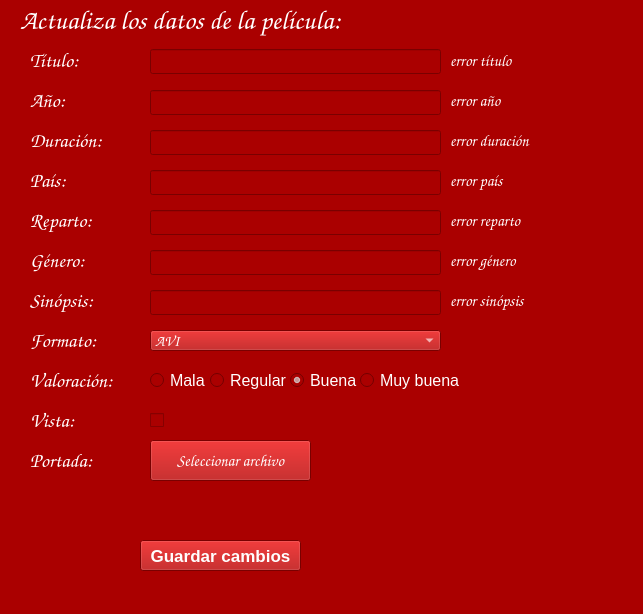
<?xml version="1.0" encoding="UTF-8"?>
<ui version="4.0">
 <class>MainWindow</class>
 <widget class="QMainWindow" name="MainWindow">
  <property name="geometry">
   <rect>
    <x>0</x>
    <y>0</y>
    <width>643</width>
    <height>614</height>
   </rect>
  </property>
  <property name="font">
   <font>
    <pointsize>10</pointsize>
   </font>
  </property>
  <property name="windowTitle">
   <string>MainWindow</string>
  </property>
  <property name="styleSheet">
   <string notr="true">background-color: rgb(170, 0, 0);</string>
  </property>
  <widget class="QWidget" name="centralwidget">
   <widget class="QLabel" name="label">
    <property name="geometry">
     <rect>
      <x>20</x>
      <y>0</y>
      <width>431</width>
      <height>41</height>
     </rect>
    </property>
    <property name="font">
     <font>
      <family>Comic Sans MS</family>
      <pointsize>20</pointsize>
      <weight>50</weight>
      <italic>false</italic>
      <bold>false</bold>
     </font>
    </property>
    <property name="styleSheet">
     <string notr="true">color: rgb(255, 255, 255);
font: 20pt &quot;Comic Sans MS&quot;;</string>
    </property>
    <property name="text">
     <string>Actualiza los datos de la película:</string>
    </property>
   </widget>
   <widget class="QLabel" name="label_3">
    <property name="geometry">
     <rect>
      <x>30</x>
      <y>80</y>
      <width>51</width>
      <height>41</height>
     </rect>
    </property>
    <property name="font">
     <font>
      <family>Comic Sans MS</family>
      <pointsize>15</pointsize>
     </font>
    </property>
    <property name="styleSheet">
     <string notr="true">color: rgb(255, 255, 255);</string>
    </property>
    <property name="text">
     <string>Año:</string>
    </property>
   </widget>
   <widget class="QLabel" name="label_4">
    <property name="geometry">
     <rect>
      <x>30</x>
      <y>120</y>
      <width>101</width>
      <height>41</height>
     </rect>
    </property>
    <property name="font">
     <font>
      <family>Comic Sans MS</family>
      <pointsize>15</pointsize>
     </font>
    </property>
    <property name="styleSheet">
     <string notr="true">color: rgb(255, 255, 255);</string>
    </property>
    <property name="text">
     <string>Duración:</string>
    </property>
   </widget>
   <widget class="QLabel" name="label_5">
    <property name="geometry">
     <rect>
      <x>30</x>
      <y>160</y>
      <width>71</width>
      <height>41</height>
     </rect>
    </property>
    <property name="font">
     <font>
      <family>Comic Sans MS</family>
      <pointsize>15</pointsize>
     </font>
    </property>
    <property name="styleSheet">
     <string notr="true">color: rgb(255, 255, 255);</string>
    </property>
    <property name="text">
     <string>País:</string>
    </property>
   </widget>
   <widget class="QLabel" name="label_6">
    <property name="geometry">
     <rect>
      <x>30</x>
      <y>200</y>
      <width>91</width>
      <height>41</height>
     </rect>
    </property>
    <property name="font">
     <font>
      <family>Comic Sans MS</family>
      <pointsize>15</pointsize>
     </font>
    </property>
    <property name="styleSheet">
     <string notr="true">color: rgb(255, 255, 255);</string>
    </property>
    <property name="text">
     <string>Reparto:</string>
    </property>
   </widget>
   <widget class="QLabel" name="label_7">
    <property name="geometry">
     <rect>
      <x>30</x>
      <y>240</y>
      <width>81</width>
      <height>41</height>
     </rect>
    </property>
    <property name="font">
     <font>
      <family>Comic Sans MS</family>
      <pointsize>15</pointsize>
     </font>
    </property>
    <property name="styleSheet">
     <string notr="true">color: rgb(255, 255, 255);</string>
    </property>
    <property name="text">
     <string>Género:</string>
    </property>
   </widget>
   <widget class="QLineEdit" name="entrada_titulo_pelicula">
    <property name="geometry">
     <rect>
      <x>150</x>
      <y>49</y>
      <width>291</width>
      <height>25</height>
     </rect>
    </property>
    <property name="font">
     <font>
      <pointsize>12</pointsize>
     </font>
    </property>
    <property name="styleSheet">
     <string notr="true">color: rgb(255, 255, 255);</string>
    </property>
   </widget>
   <widget class="QLineEdit" name="entrada_anio_pelicula">
    <property name="geometry">
     <rect>
      <x>150</x>
      <y>90</y>
      <width>291</width>
      <height>25</height>
     </rect>
    </property>
    <property name="font">
     <font>
      <pointsize>12</pointsize>
     </font>
    </property>
    <property name="styleSheet">
     <string notr="true">color: rgb(255, 255, 255);</string>
    </property>
   </widget>
   <widget class="QLineEdit" name="entrada_duracion_pelicula">
    <property name="geometry">
     <rect>
      <x>150</x>
      <y>130</y>
      <width>291</width>
      <height>25</height>
     </rect>
    </property>
    <property name="font">
     <font>
      <pointsize>12</pointsize>
     </font>
    </property>
    <property name="styleSheet">
     <string notr="true">color: rgb(255, 255, 255);</string>
    </property>
   </widget>
   <widget class="QLineEdit" name="entrada_pais_pelicula">
    <property name="geometry">
     <rect>
      <x>150</x>
      <y>170</y>
      <width>291</width>
      <height>25</height>
     </rect>
    </property>
    <property name="font">
     <font>
      <pointsize>12</pointsize>
     </font>
    </property>
    <property name="styleSheet">
     <string notr="true">color: rgb(255, 255, 255);</string>
    </property>
   </widget>
   <widget class="QLineEdit" name="entrada_reparto_pelicula">
    <property name="geometry">
     <rect>
      <x>150</x>
      <y>210</y>
      <width>291</width>
      <height>25</height>
     </rect>
    </property>
    <property name="font">
     <font>
      <pointsize>12</pointsize>
     </font>
    </property>
    <property name="styleSheet">
     <string notr="true">color: rgb(255, 255, 255);</string>
    </property>
   </widget>
   <widget class="QLineEdit" name="entrada_genero_pelicula">
    <property name="geometry">
     <rect>
      <x>150</x>
      <y>250</y>
      <width>291</width>
      <height>25</height>
     </rect>
    </property>
    <property name="font">
     <font>
      <pointsize>12</pointsize>
     </font>
    </property>
    <property name="styleSheet">
     <string notr="true">color: rgb(255, 255, 255);</string>
    </property>
   </widget>
   <widget class="QLineEdit" name="entrada_sinopsis_pelicula">
    <property name="geometry">
     <rect>
      <x>150</x>
      <y>290</y>
      <width>291</width>
      <height>25</height>
     </rect>
    </property>
    <property name="font">
     <font>
      <pointsize>12</pointsize>
     </font>
    </property>
    <property name="styleSheet">
     <string notr="true">color: rgb(255, 255, 255);</string>
    </property>
   </widget>
   <widget class="QPushButton" name="btn_guardar_cambios_pelicula">
    <property name="geometry">
     <rect>
      <x>140</x>
      <y>540</y>
      <width>161</width>
      <height>31</height>
     </rect>
    </property>
    <property name="font">
     <font>
      <pointsize>13</pointsize>
      <weight>75</weight>
      <bold>true</bold>
     </font>
    </property>
    <property name="styleSheet">
     <string notr="true">color: rgb(255, 255, 255);</string>
    </property>
    <property name="text">
     <string>Guardar cambios</string>
    </property>
   </widget>
   <widget class="QComboBox" name="cbx_formato">
    <property name="geometry">
     <rect>
      <x>150</x>
      <y>330</y>
      <width>291</width>
      <height>21</height>
     </rect>
    </property>
    <property name="font">
     <font>
      <family>Comic Sans MS</family>
      <pointsize>11</pointsize>
     </font>
    </property>
    <property name="styleSheet">
     <string notr="true">color: rgb(255, 255, 255);</string>
    </property>
    <item>
     <property name="text">
      <string>AVI</string>
     </property>
    </item>
    <item>
     <property name="text">
      <string>MP4</string>
     </property>
    </item>
    <item>
     <property name="text">
      <string>MKV</string>
     </property>
    </item>
    <item>
     <property name="text">
      <string>FLV</string>
     </property>
    </item>
   </widget>
   <widget class="QLabel" name="label_8">
    <property name="geometry">
     <rect>
      <x>30</x>
      <y>280</y>
      <width>91</width>
      <height>41</height>
     </rect>
    </property>
    <property name="font">
     <font>
      <family>Comic Sans MS</family>
      <pointsize>15</pointsize>
     </font>
    </property>
    <property name="styleSheet">
     <string notr="true">color: rgb(255, 255, 255);</string>
    </property>
    <property name="text">
     <string>Sinópsis:</string>
    </property>
   </widget>
   <widget class="QLabel" name="label_10">
    <property name="geometry">
     <rect>
      <x>30</x>
      <y>40</y>
      <width>81</width>
      <height>41</height>
     </rect>
    </property>
    <property name="font">
     <font>
      <family>Comic Sans MS</family>
      <pointsize>15</pointsize>
     </font>
    </property>
    <property name="styleSheet">
     <string notr="true">color: rgb(255, 255, 255);</string>
    </property>
    <property name="text">
     <string>Título:</string>
    </property>
   </widget>
   <widget class="QLabel" name="label_11">
    <property name="geometry">
     <rect>
      <x>30</x>
      <y>320</y>
      <width>91</width>
      <height>41</height>
     </rect>
    </property>
    <property name="font">
     <font>
      <family>Comic Sans MS</family>
      <pointsize>15</pointsize>
     </font>
    </property>
    <property name="styleSheet">
     <string notr="true">color: rgb(255, 255, 255);</string>
    </property>
    <property name="text">
     <string>Formato:</string>
    </property>
   </widget>
   <widget class="QLabel" name="label_12">
    <property name="geometry">
     <rect>
      <x>30</x>
      <y>360</y>
      <width>111</width>
      <height>41</height>
     </rect>
    </property>
    <property name="font">
     <font>
      <family>Comic Sans MS</family>
      <pointsize>15</pointsize>
     </font>
    </property>
    <property name="styleSheet">
     <string notr="true">color: rgb(255, 255, 255);</string>
    </property>
    <property name="text">
     <string>Valoración:</string>
    </property>
   </widget>
   <widget class="QLabel" name="label_13">
    <property name="geometry">
     <rect>
      <x>30</x>
      <y>400</y>
      <width>61</width>
      <height>41</height>
     </rect>
    </property>
    <property name="font">
     <font>
      <family>Comic Sans MS</family>
      <pointsize>15</pointsize>
     </font>
    </property>
    <property name="styleSheet">
     <string notr="true">color: rgb(255, 255, 255);</string>
    </property>
    <property name="text">
     <string>Vista:</string>
    </property>
   </widget>
   <widget class="QLabel" name="label_14">
    <property name="geometry">
     <rect>
      <x>30</x>
      <y>440</y>
      <width>91</width>
      <height>41</height>
     </rect>
    </property>
    <property name="font">
     <font>
      <family>Comic Sans MS</family>
      <pointsize>15</pointsize>
     </font>
    </property>
    <property name="styleSheet">
     <string notr="true">color: rgb(255, 255, 255);</string>
    </property>
    <property name="text">
     <string>Portada:</string>
    </property>
   </widget>
   <widget class="QPushButton" name="btn_seleccionar_archivo">
    <property name="geometry">
     <rect>
      <x>150</x>
      <y>440</y>
      <width>161</width>
      <height>41</height>
     </rect>
    </property>
    <property name="font">
     <font>
      <family>Comic Sans MS</family>
      <pointsize>12</pointsize>
     </font>
    </property>
    <property name="styleSheet">
     <string notr="true">color: rgb(255, 255, 255);</string>
    </property>
    <property name="text">
     <string>Seleccionar archivo</string>
    </property>
   </widget>
   <widget class="QLabel" name="lbl_imagen">
    <property name="geometry">
     <rect>
      <x>330</x>
      <y>420</y>
      <width>121</width>
      <height>141</height>
     </rect>
    </property>
    <property name="text">
     <string/>
    </property>
   </widget>
   <widget class="QRadioButton" name="rbtn_mala">
    <property name="geometry">
     <rect>
      <x>150</x>
      <y>370</y>
      <width>61</width>
      <height>21</height>
     </rect>
    </property>
    <property name="font">
     <font>
      <pointsize>12</pointsize>
     </font>
    </property>
    <property name="styleSheet">
     <string notr="true">color: rgb(255, 255, 255);</string>
    </property>
    <property name="text">
     <string>Mala</string>
    </property>
   </widget>
   <widget class="QRadioButton" name="rbtn_regular">
    <property name="geometry">
     <rect>
      <x>210</x>
      <y>370</y>
      <width>81</width>
      <height>21</height>
     </rect>
    </property>
    <property name="font">
     <font>
      <pointsize>12</pointsize>
     </font>
    </property>
    <property name="styleSheet">
     <string notr="true">color: rgb(255, 255, 255);</string>
    </property>
    <property name="text">
     <string>Regular</string>
    </property>
   </widget>
   <widget class="QRadioButton" name="rbtn_buena">
    <property name="geometry">
     <rect>
      <x>290</x>
      <y>370</y>
      <width>71</width>
      <height>21</height>
     </rect>
    </property>
    <property name="font">
     <font>
      <pointsize>12</pointsize>
     </font>
    </property>
    <property name="styleSheet">
     <string notr="true">color: rgb(255, 255, 255);</string>
    </property>
    <property name="text">
     <string>Buena</string>
    </property>
    <property name="checked">
     <bool>true</bool>
    </property>
   </widget>
   <widget class="QRadioButton" name="rbtn_muy_buena">
    <property name="geometry">
     <rect>
      <x>360</x>
      <y>370</y>
      <width>101</width>
      <height>21</height>
     </rect>
    </property>
    <property name="font">
     <font>
      <pointsize>12</pointsize>
     </font>
    </property>
    <property name="styleSheet">
     <string notr="true">color: rgb(255, 255, 255);</string>
    </property>
    <property name="text">
     <string>Muy buena</string>
    </property>
   </widget>
   <widget class="QCheckBox" name="chbx_vista">
    <property name="geometry">
     <rect>
      <x>150</x>
      <y>410</y>
      <width>41</width>
      <height>21</height>
     </rect>
    </property>
    <property name="font">
     <font>
      <pointsize>12</pointsize>
     </font>
    </property>
    <property name="text">
     <string/>
    </property>
   </widget>
   <widget class="QLabel" name="lbl_error_reparto">
    <property name="geometry">
     <rect>
      <x>450</x>
      <y>210</y>
      <width>171</width>
      <height>21</height>
     </rect>
    </property>
    <property name="font">
     <font>
      <family>Comic Sans MS</family>
      <pointsize>12</pointsize>
     </font>
    </property>
    <property name="styleSheet">
     <string notr="true">color: rgb(255, 255, 255);</string>
    </property>
    <property name="text">
     <string>error reparto</string>
    </property>
   </widget>
   <widget class="QLabel" name="lbl_error_duracion">
    <property name="geometry">
     <rect>
      <x>450</x>
      <y>130</y>
      <width>171</width>
      <height>21</height>
     </rect>
    </property>
    <property name="font">
     <font>
      <family>Comic Sans MS</family>
      <pointsize>12</pointsize>
     </font>
    </property>
    <property name="styleSheet">
     <string notr="true">color: rgb(255, 255, 255);</string>
    </property>
    <property name="text">
     <string>error duración</string>
    </property>
   </widget>
   <widget class="QLabel" name="lbl_error_pais">
    <property name="geometry">
     <rect>
      <x>450</x>
      <y>170</y>
      <width>171</width>
      <height>21</height>
     </rect>
    </property>
    <property name="font">
     <font>
      <family>Comic Sans MS</family>
      <pointsize>12</pointsize>
     </font>
    </property>
    <property name="styleSheet">
     <string notr="true">color: rgb(255, 255, 255);</string>
    </property>
    <property name="text">
     <string>error país</string>
    </property>
   </widget>
   <widget class="QLabel" name="lbl_error_titulo">
    <property name="geometry">
     <rect>
      <x>450</x>
      <y>50</y>
      <width>171</width>
      <height>21</height>
     </rect>
    </property>
    <property name="font">
     <font>
      <family>Comic Sans MS</family>
      <pointsize>12</pointsize>
     </font>
    </property>
    <property name="styleSheet">
     <string notr="true">color: rgb(255, 255, 255);</string>
    </property>
    <property name="text">
     <string>error título</string>
    </property>
   </widget>
   <widget class="QLabel" name="lbl_error_sinopsis">
    <property name="geometry">
     <rect>
      <x>450</x>
      <y>290</y>
      <width>171</width>
      <height>21</height>
     </rect>
    </property>
    <property name="font">
     <font>
      <family>Comic Sans MS</family>
      <pointsize>12</pointsize>
     </font>
    </property>
    <property name="styleSheet">
     <string notr="true">color: rgb(255, 255, 255);</string>
    </property>
    <property name="text">
     <string>error sinópsis</string>
    </property>
   </widget>
   <widget class="QLabel" name="lbl_error_genero">
    <property name="geometry">
     <rect>
      <x>450</x>
      <y>250</y>
      <width>171</width>
      <height>21</height>
     </rect>
    </property>
    <property name="font">
     <font>
      <family>Comic Sans MS</family>
      <pointsize>12</pointsize>
     </font>
    </property>
    <property name="styleSheet">
     <string notr="true">color: rgb(255, 255, 255);</string>
    </property>
    <property name="text">
     <string>error género</string>
    </property>
   </widget>
   <widget class="QLabel" name="lbl_error_anio">
    <property name="geometry">
     <rect>
      <x>450</x>
      <y>90</y>
      <width>171</width>
      <height>21</height>
     </rect>
    </property>
    <property name="font">
     <font>
      <family>Comic Sans MS</family>
      <pointsize>12</pointsize>
     </font>
    </property>
    <property name="styleSheet">
     <string notr="true">color: rgb(255, 255, 255);</string>
    </property>
    <property name="text">
     <string>error año</string>
    </property>
   </widget>
  </widget>
  <widget class="QStatusBar" name="statusbar"/>
 </widget>
 <resources/>
 <connections/>
</ui>
